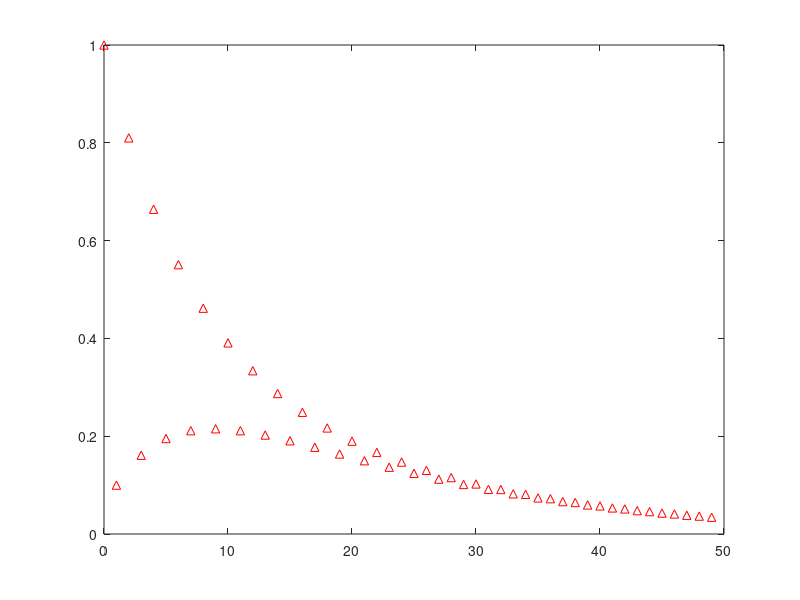
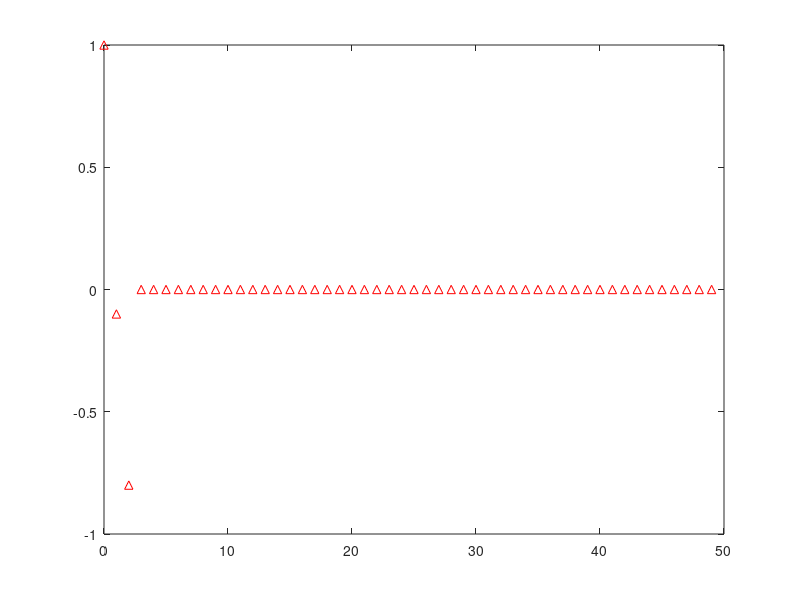

MATLAB code to generate these figures, in order:
N = 1000;
sigma_v2 = 1;
a = [1, -0.1, -0.8];
b = 1;  %pay

impz(b, a, 50); % 1. soru a secenegi
figure
impz(a, b, 50); % 1. soru b secenegi

v = sqrt(sigma_v2) .* randn(N+100, 1);
u_full = filter(b, a, v);
u = u_full(101:end);

emp_mean = mean(u);
emp_var = var(u);
[emp_acf, lags] = xcorr(u, 2, 'biased');

fprintf('Stat:            Teorik | Kestirim\n');
fprintf('-----------------------------------------\n');
fprintf('Mean:            0.0000 | %.4f\n', emp_mean);
fprintf('Var r(0):        3.7    | %.4f\n', emp_var);
fprintf('r(1):            1.8500 | %.4f\n', emp_acf(lags == 1));
fprintf('r(2):            3.1500 | %.4f\n', emp_acf(lags == 2));
